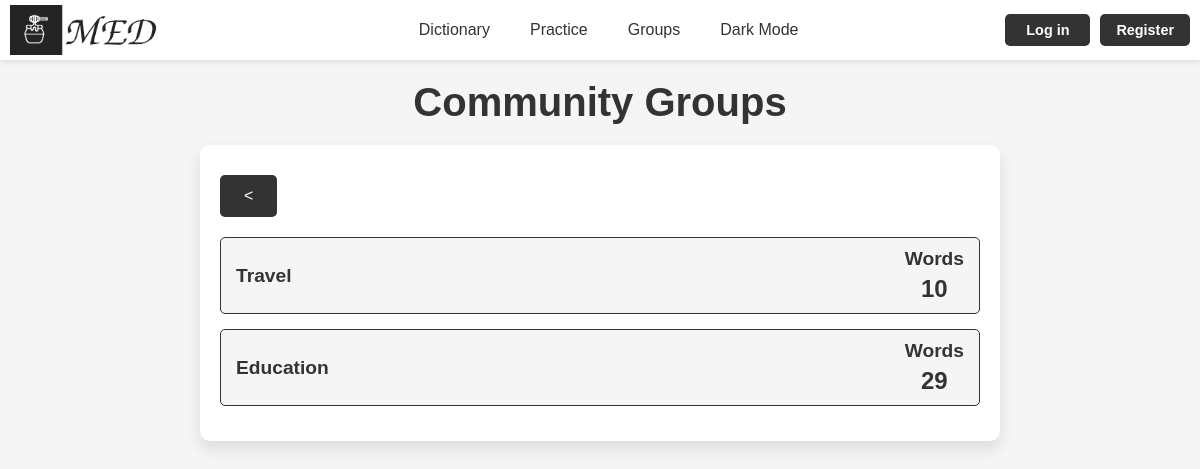
Page /practice/groups/ on the earlier database version.
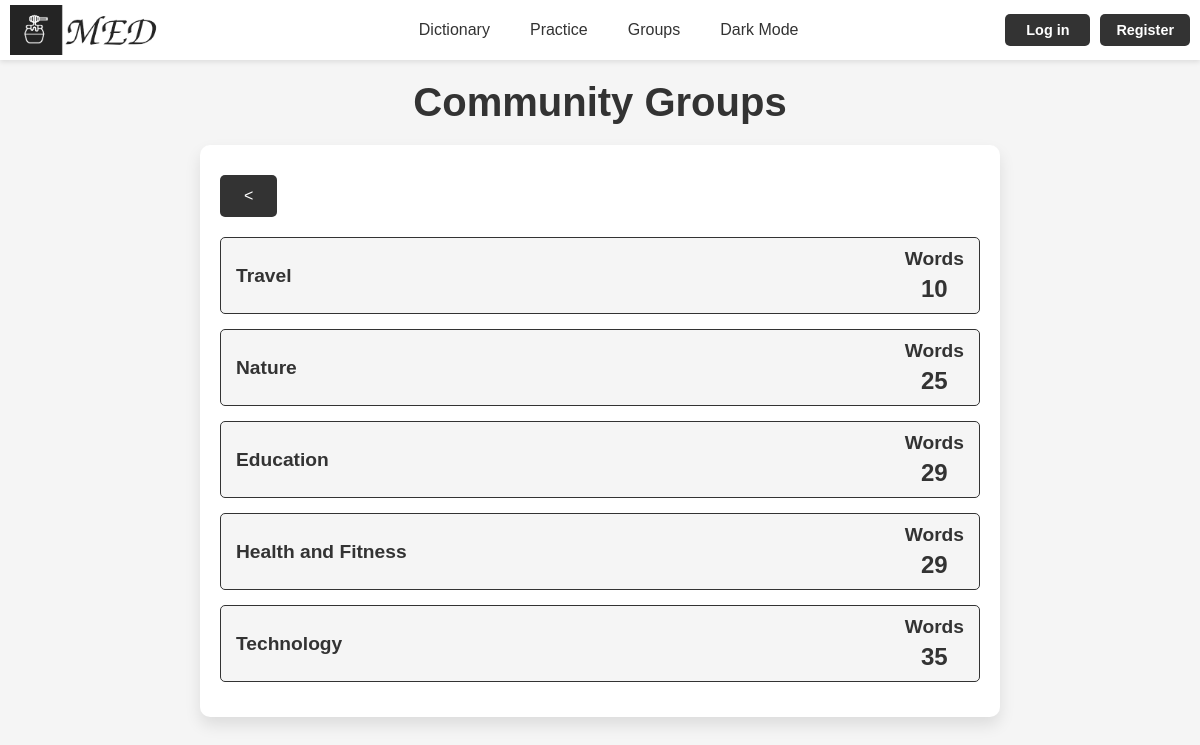
Same page on the later database version.
### med/models.py (models this page shows, shortened)
class WordGroup(models.Model):
    name = models.CharField(max_length=100)
    words = models.ManyToManyField(Word, blank=True)
    user = models.ForeignKey(User, on_delete=models.CASCADE)
    is_main = models.BooleanField(verbose_name='main', default=False)
    uses_users = models.ManyToManyField(User, blank=True, related_name='uses_of_group')
    class Meta:
        ordering = ['name']
        indexes = [
            models.Index(fields=['name'])
        ]

### med/views.py (the view)
# urls.py: path('practice/groups/', views.parct_groups_view, name='practice_groups'),
def parct_groups_view(request):
    user = get_object_or_404(User, username='grouper')
    groups = WordGroup.objects.filter(user=user).filter(is_main=False)
    for group in groups:
        group.words_count = group.words.count()
    groups = sorted(groups, key=lambda x: x.words_count, reverse=False)
    return render(request, 'med/practice_groups.html', {'groups': groups})

### med/templates/med/practice_groups.html (shortened to what this page needs)
{% extends "base.html" %}
{% block content %}
<h1>Community Groups</h1>
<div class="reading-container">
    <div class="buttons make-text-btn texts-btn">
        <a href="{% url 'practice' %}">&lt;</a>
    </div>
    {% if groups %}
    <ul class="user-list">
        {% for group in groups %}
        <li class="user-item">
            <a href="{% url 'group_words_practice' group.id %}">
            <div class="user-card" style="display: flex; justify-content: space-between; align-items: center; padding: 10px 0;">
                <div class="user-title" style="flex: 1; text-align: left; margin-left: 15px;">
                    <p class="user-name"><strong>{{ group.name }}</strong></p>
                </div>
                <div class="user-stats" style="display: flex; gap: 20px; text-align: center; margin-right: 15px;">
                    <div class="stat-item reading-item">
                        <p>Words</p>
                        <p>{{ group.words_count }}</p>
                    </div>
                </div>
            </div>
            </a>
        </li>
        {% endfor %}
        </ul>
    {% else %}
    <p>No gtoups available.</p>
    {% endif %}
</div>
{% endblock %}

### templates/base.html (shortened to what this page needs)
{% load static %}
<!DOCTYPE html>
<html lang="en">
<head>
    <link rel="stylesheet" type="text/css" href="{% static 'med/css/styles.css' %}">
</head>
<body>
<header>
    {% if user.is_authenticated %}
    <div class="logo_container">
        {% if is_profile or is_dict %}
            {% if is_my_profile or is_my_dict %}
                <a href="{% url 'profile' user.username %}">
                    <img id="logo_img" src="{% static 'med/img/base/light_logo.png' %}"
                         data-light-src="{% static 'med/img/base/light_logo.png' %}"
                         data-dark-src="{% static 'med/img/base/dark_logo.png' %}" alt="MED Logo">
                </a>
            {% else %}
                <a href="{% url 'profile' logged_user.username %}">
                    <img id="logo_img" src="{% static 'med/img/base/light_logo.png' %}"
                         data-light-src="{% static 'med/img/base/light_logo.png' %}"
                         data-dark-src="{% static 'med/img/base/dark_logo.png' %}" alt="MED Logo">
                </a>
            {% endif %}
        {% else %}
            <a href="{% url 'profile' user.username %}">
                <img id="logo_img" src="{% static 'med/img/base/light_logo.png' %}"
                     data-light-src="{% static 'med/img/base/light_logo.png' %}"
                     data-dark-src="{% static 'med/img/base/dark_logo.png' %}" alt="MED Logo">
            </a>
        {% endif %}
    </div>
    {% else %}
    <div class="logo_container">
        <a href="{% url 'home' %}"><img id="logo_img" src="{% static 'med/img/base/light_logo.png' %}" data-light-src="{% static 'med/img/base/light_logo.png' %}" data-dark-src="{% static 'med/img/base/dark_logo.png' %}" alt="MED Logo"></a>
    </div>
    {% endif %}
    <nav class="nav-items" id="nav-items">
            {% if user.is_authenticated %}
                <div class="nav-left">
                {% if not is_search %}
                <form method="get" action="{% url 'user_search' %}" class="search-form">
                    <input type="text" name="q" placeholder="Enter name" required class="search-input">
                </form>
                {% endif %}
                </div>
        <div class="nav-center">
                {% if is_my_dict %}
                <a href="{% url 'words' user.username %}">Dictionary</a>
                {% else %}
                <a href="{% url 'words' request.user.username %}">Dictionary</a>
                {% endif %}
                <a href="{% url 'practice' %}">Practice</a>
                <a href="{% url 'groups' %}">Groups</a>
            {% else %}
            <div class="nav-center">
                <a href="{% url 'login' %}">Dictionary</a>
                <a href="{% url 'login' %}">Practice</a>
                <a href="{% url 'login' %}">Groups</a>
                {% endif %}
                <a href="#" id="theme-toggle-dark">Dark Mode</a>
            </div>
        {% if request.user.is_authenticated %}
        <div class="buttons">
            {% if is_profile or is_dict %}
                {% if is_my_profile or is_my_dict %}
                <a href="{% url 'profile' user.username %}">{{request.user.username}}</a>
                {% else %}
                <a href="{% url 'profile' logged_user.username %}">{{request.user.username}}</a>
                {% endif %}
            {% else %}
                <a href="{% url 'profile' user.username %}">{{request.user.username}}</a>
            {% endif %}
            <a href="{% url 'logout' %}">Log out</a>
        </div>
        {% else %}
        <div class="buttons">
            <a href="{% url 'login' %}">Log in</a>
            <a href="{% url 'register' %}">Register</a>
        </div>
        {% endif %}
    </nav>
</header>
<div class="container">
    {% block content %}
    {% endblock %}
</div>
</body>
</html>

### med/static/med/css/styles.css (style rules this page uses)
:root { --background-color: #f5f5f5; --text-color: #333; --header-background: #ffffff; --button-background: #333; --button-text-color: #ffffff; --feature-background: #fff; --word-list-background: #fff; --feature-shadow: 0px 8px 16px rgba(0, 0, 0, 0.1); --feature-text-color: #666; --list-text-color: #666; --tab-background: #f9f9f9; --tab-active-background: #ffffff; --tab-hover-background: #e0e0e0; --tab-border-color: #ccc; }
body { font-family: Arial, sans-serif; background-color: var(--background-color); color: var(--text-color); }
a { text-decoration: none; color: var(--text-color); transition: color 0.3s; }
* { margin: 0; padding: 0; box-sizing: border-box; }
header { display: flex; justify-content: space-between; align-items: center; padding-top: 5px; padding-bottom: 5px; padding-left: 10px; padding-right: 10px; background-color: var(--header-background); box-shadow: 0px 2px 5px rgba(0, 0, 0, 0.1); }
header .nav-items { display: flex; align-items: center; width: 100%; justify-content: space-between; }
header .nav-center { display: flex; justify-content: center; align-items: center; width: 100%; gap: 20px; }
header .buttons { display: flex; gap: 5px; align-items: center; margin-top: 0px; }
header #logo_img { height: 50px; cursor: pointer; float:inherit; }
header .logo_container { min-width: 150px; width: 13%; height: 50px; }
header .nav-center a { text-decoration: none; color: var(--nav-link-color); font-size: 1em; font-weight: 500; padding: 5px 10px; transition: color 0.3s, background-color 0.3s; width: auto; }
header .buttons { display: flex; justify-content: flex-end; align-items: center; text-align: center; gap: 10px; margin-left: 0; width: 41%; }
header .buttons a { text-decoration: none; color: var(--button-text-color); background-color: var(--button-background); padding: 8px 16px; border-radius: 5px; font-size: 0.9em; font-weight: bold; transition: background-color 0.3s, transform 0.3s; margin: 0; min-width: 85px; }
.container { max-width: 1200px; margin: 0 auto; text-align: center; padding: 20px 10px; }
.container h1 { font-size: 2.5em; color: var(--text-color); margin-bottom: 15px; }
.container p { font-size: 1.2em; color: var(--text-color); max-width: 600px; margin: 0 auto 30px; }
.buttons a { text-decoration: none; color: var(--button-text-color); background-color: var(--button-background); padding: 12px 24px; margin: 0 5px; border-radius: 5px; font-size: 1em; transition: background-color 0.3s; }
.stat-item { text-align: center; }
.stat-item p:first-child { font-weight: bold; margin-bottom: 5px; }
.stat-item p:last-child { font-size: 1.5em; font-weight: bold; }
.user-list { list-style: none; padding: 0; }
.user-item { margin-bottom: 15px; }
.user-card { display: flex; align-items: center; gap: 15px; padding: 10px 15px; border: 1px solid var(--button-background); border-radius: 5px; background-color: var(--background-color); transition: transform 0.3s, box-shadow 0.3s; }
.user-name { font-size: 1.2em; color: var(--text-color); }
.user-card p { margin: 0px; }
.reading-container { max-width: 800px; margin: 20px auto; background-color: var(--feature-background); padding: 20px; border-radius: 10px; box-shadow: var(--feature-shadow); color: var(--text-color); }
.make-text-btn { margin: 10px 0px 20px 0px; display: flex; gap: 10px; }
.make-text-btn a { margin-right: 0px; margin-left: 0px; }
.texts-btn { justify-content: space-between !important; }
.texts-btn a:first-child { margin-right: 69%; }

Differences in the rows shown:
added WordGroup: name "Nature", words_count "25"
added WordGroup: name "Health and Fitness", words_count "29"
added WordGroup: name "Technology", words_count "35"
